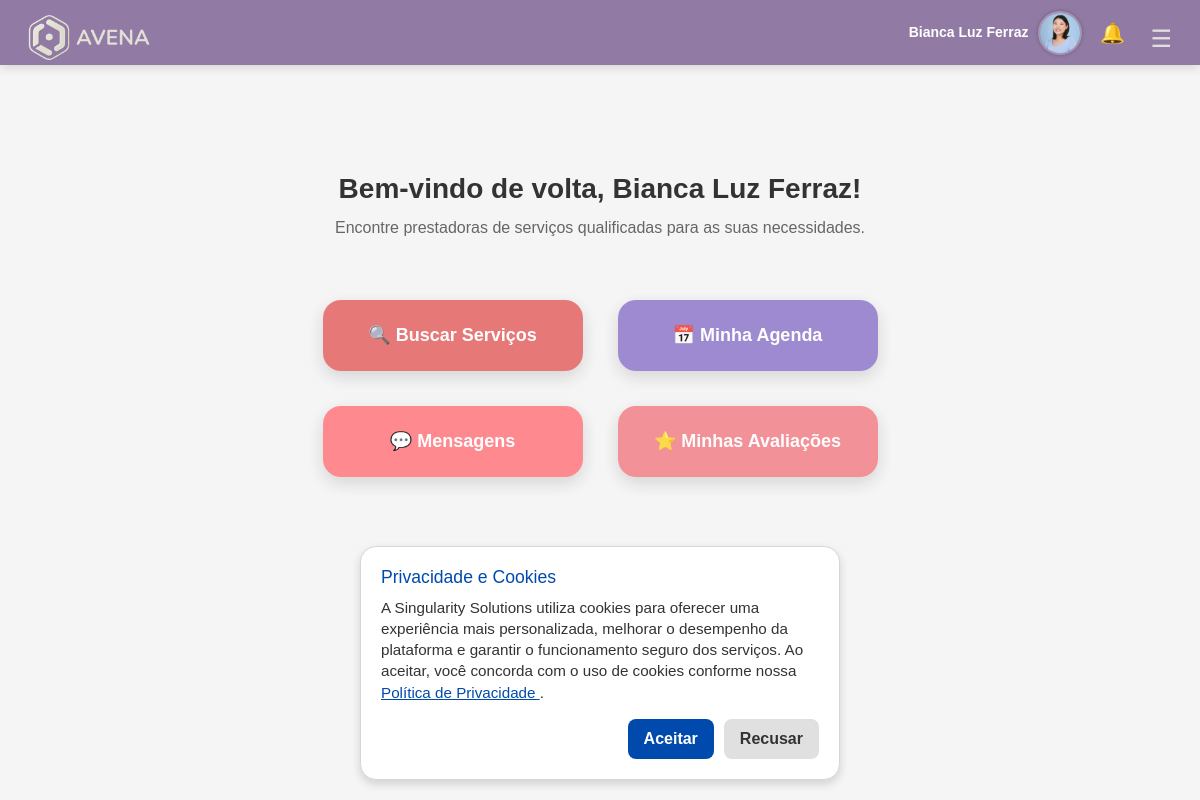
Screenshot of /html/bemVindoCliente.php (signed in) with the database file from the repository.
### tables this page shows
CREATE TABLE `prestadora` (
  `id_usuario` int(11) NOT NULL,
  `nome` varchar(100) NOT NULL,
  `email` varchar(320) NOT NULL,
  `senha` varchar(255) NOT NULL,
  `criado_em` timestamp NOT NULL DEFAULT CURRENT_TIMESTAMP ON UPDATE CURRENT_TIMESTAMP,
  `imgperfil` varchar(255) DEFAULT NULL,
  `banner1` varchar(255) DEFAULT NULL,
  `banner2` varchar(255) DEFAULT NULL,
  `banner3` varchar(255) DEFAULT NULL,
  `empresa_nome` varchar(100) DEFAULT NULL,
  `empresa_telefone` varchar(20) DEFAULT NULL,
  `empresa_email` varchar(100) DEFAULT NULL,
  `empresa_localizacao` varchar(150) DEFAULT NULL,
  `empresa_facebook` varchar(150) DEFAULT NULL,
  `empresa_instagram` varchar(150) DEFAULT NULL,
  `empresa_biografia` text,
  `empresa_servicos` text,
  `passou_cadastro` tinyint(1) DEFAULT '0'
);

### html/bemVindoCliente.php (the view, shortened to what this page needs)
<?php
include_once('../php/conexao.php');
$nome = 'Usuário';
$id_usuario = null;
$tipoSess = null;
if (!empty($_SESSION['cliente']['id_usuario'])) {
  $id_usuario = (int)$_SESSION['cliente']['id_usuario'];
  $tipoSess = 'cliente';
} elseif (!empty($_SESSION['prestadora']['id_usuario'])) {
  $id_usuario = (int)$_SESSION['prestadora']['id_usuario'];
  $tipoSess = ($_SESSION['tipo'] ?? 'profissional');
} elseif (!empty($_SESSION['id_usuario'])) {
  $id_usuario = (int)$_SESSION['id_usuario'];
  $tipoSess = $_SESSION['tipo'] ?? null;
}
if (!empty($_SESSION['nome'])) {
  $nome = $_SESSION['nome'];
} elseif (!empty($_SESSION['cliente']['nome'])) {
  $nome = $_SESSION['cliente']['nome'];
} elseif (!empty($_SESSION['prestadora']['nome'])) {
  $nome = $_SESSION['prestadora']['nome'];
}
if ($id_usuario && $tipoSess === 'cliente') {
  $stmt = $conexao->prepare('SELECT nome, imgperfil FROM cliente WHERE id_usuario = ? LIMIT 1');
  if ($stmt) {
    $stmt->bind_param('i', $id_usuario);
    if ($stmt->execute()) {
      $res = $stmt->get_result();
      if ($res && $res->num_rows) {
        $row = $res->fetch_assoc();
        if (!empty($row['nome'])) $nome = $row['nome'];
        if (!empty($row['imgperfil'])) $img = $row['imgperfil'];
      }
    }
    $stmt->close();
  }
} elseif ($id_usuario && $tipoSess === 'profissional') {
  $stmt = $conexao->prepare('SELECT nome, imgperfil FROM prestadora WHERE id_usuario = ? LIMIT 1');
  if ($stmt) {
    $stmt->bind_param('i', $id_usuario);
    if ($stmt->execute()) {
      $res = $stmt->get_result();
      if ($res && $res->num_rows) {
        $row = $res->fetch_assoc();
        if (!empty($row['nome'])) $nome = $row['nome'];
      }
    }
  }
}
?>
<!DOCTYPE html>
<html lang="pt-br">
<head>
  <link href="https://cdn.jsdelivr.net/npm/bootstrap@5.3.7/dist/css/bootstrap.min.css" rel="stylesheet"
>
  <link rel="stylesheet" href="../css/Login.css">
  <link rel="stylesheet" href="../css/bemVindoCliente.css">
  <link rel="stylesheet" href="../css/header_nav.css">
  <link rel="stylesheet" href="../public/chat-badge.css">
</head>
<body class="fixed-header-page">
  <?php $renderNotifications = true; include_once(__DIR__ . '/../php/header_nav.php'); ?>
  <div id="cookie-banner" class="cookie-banner">
    <div class="cookie-content">
      <h4>Privacidade e Cookies</h4>
      <p>
        A Singularity Solutions utiliza cookies para oferecer uma experiência mais personalizada,
        melhorar o desempenho da plataforma e garantir o funcionamento seguro dos serviços.
        Ao aceitar, você concorda com o uso de cookies conforme nossa
        <a href="..\img\AVENA - Termos de Uso e Política de Privacidade.pdf" target="_blank">
          Política de Privacidade
        </a>.
      </p>
      <div class="cookie-buttons">
        <button id="accept-cookies" class="cookie-btn accept">Aceitar</button>
        <button id="decline-cookies" class="cookie-btn decline">Recusar</button>
      </div>
    </div>
  </div>
  <main class="conteudo">
    <div class="container">
      <h2>Bem-vindo de volta, <?php echo $nome; ?>!</h2>
      <p>Encontre prestadoras de serviços qualificadas para as suas necessidades.</p>
      <div class="botoes">
        <a href="busca.php" class="btn buscar">🔍 Buscar Serviços</a>
        <a href="agendaCliente.php" class="btn agenda">📅 Minha Agenda</a>
        <a href="chat.php" class="btn mensagens" id="bv-cliente-mensagens">💬 Mensagens</a>
        <a href="avaliarLista.php" class="btn avaliacoes">⭐ Minhas Avaliações</a>
      </div>
    </div>
  </main>
</body>
</html>

### php/header_nav.php (shortened to what this page needs)
<?php
include_once(__DIR__ . '/conexao.php');
function obterPerfilHeader($conexao) {
  $perfil = ['nome'=>null,'imgperfil'=>null];
  $id = null; $tabela = null;
  $tipoSess = $_SESSION['tipo'] ?? null;
  if ($tipoSess === 'cliente') {
    if (!empty($_SESSION['cliente']['id_usuario'])) { $id = (int)$_SESSION['cliente']['id_usuario']; }
    elseif (!empty($_SESSION['id_usuario'])) { $id = (int)$_SESSION['id_usuario']; }
    $tabela = 'cliente';
  } elseif ($tipoSess === 'profissional') {
    if (!empty($_SESSION['prestadora']['id_usuario'])) { $id = (int)$_SESSION['prestadora']['id_usuario']; }
    elseif (!empty($_SESSION['id_usuario'])) { $id = (int)$_SESSION['id_usuario']; }
    $tabela = 'prestadora';
  }
  $hasImg = false;
  $colRes = $conexao->query("SHOW COLUMNS FROM $tabela LIKE 'imgperfil'");
  if ($colRes && $colRes->num_rows) { $hasImg = true; }
  $select = $hasImg ? "SELECT nome, imgperfil FROM $tabela WHERE id_usuario = ? LIMIT 1" : "SELECT nome FROM $tabela WHERE id_usuario = ? LIMIT 1";
  $stmt = $conexao->prepare($select);
  if ($stmt) {
    $stmt->bind_param('i',$id);
    if ($stmt->execute()) {
      $r = $stmt->get_result();
      if ($r && $r->num_rows) {
        $dados = $r->fetch_assoc();
        $perfil['nome'] = $dados['nome'] ?? null;
        if ($hasImg) { $perfil['imgperfil'] = $dados['imgperfil'] ?? null; }
      }
    }
  }
  return $perfil;
}
$perfilHeader = obterPerfilHeader($conexao);
?>
<header class="global-header">
  <link rel="stylesheet" href="../public/chat-badge.css" />
  <div class="logo">
    <a href="../html/Pagina_Inicial.html"><img src="../img/logoAvena.png" alt="Logo Avena"></a>
  </div>
  <div class="menu-cluster">
    <?php if(!empty($perfilHeader['nome'])) { ?>
          <div class="perfil-area">
        <span class="nome"><?= htmlspecialchars($perfilHeader['nome']) ?></span>
        <?php $srcImg = (!empty($perfilHeader['imgperfil'])) ? $perfilHeader['imgperfil'] : '../img/SemFoto.jpg'; ?>
        <a href="../html/EdicaoPerfilGeral.php" class="perfil-link" title="Editar Perfil">
          <img src="<?= htmlspecialchars($srcImg) ?>" alt="Perfil" class="perfil-foto" style="cursor:pointer;">
        </a>
      </div>
    <?php } else { ?>
      <a href="../html/login.php" class="btn-entrar" id="btn-entrar">ENTRAR</a>
    <?php } ?>
    <?php
      if ($renderNotifications) {
    ?>
      <div class="notificacoes-container" style="position:relative; margin-right:8px;">
        <button id="btn-notificacoes-global" class="notif-btn" title="Notificações">🔔
        </button>
      </div>
    <?php } ?>
    <button class="menu-icon" id="menu-btn">&#9776;</button>
  </div>
</header>

### css/Login.css (style rules this page uses)
* { z-index: 0; margin: 0; padding: 0; box-sizing: border-box; font-family: "Mulish", sans-serif; }
body { background: #f5f5f5; color: #545454; padding-top: 70px; }
header { position: fixed; top: 0; left: 0; width: 100%; background: #917ba4; padding: 10px 40px; z-index: 1; height: 65px; }
.logo img { cursor: pointer; height: 35px; margin-top: 10px; }
.menu-icon { background: #ffffff00; border: none; font-size: 1.5em; color: rgb(227, 222, 222); cursor: pointer; height: 25px; margin-top: 8px; }
.cookie-banner { position: fixed; bottom: 20px; left: 20px; right: 20px; background-color: #ffffff; border: 1px solid #cfd8dc; box-shadow: 0 4px 10px rgba(0,0,0,0.15); border-radius: 16px; padding: 20px; z-index: 9999; max-width: 480px; margin: auto; font-family: 'Poppins', sans-serif; display: none; animation: fadeIn 0.5s ease-in-out; }
.cookie-content h4 { color: #004aad; margin-bottom: 8px; font-size: 1.1rem; }
.cookie-content p { color: #333; font-size: 0.95rem; line-height: 1.4; }
.cookie-content a { color: #004aad; text-decoration: underline; }
.cookie-buttons { margin-top: 12px; display: flex; gap: 10px; justify-content: flex-end; }
.cookie-btn { border: none; border-radius: 8px; padding: 8px 16px; cursor: pointer; font-weight: 600; transition: 0.3s; }
.cookie-btn.accept { background-color: #004aad; color: #fff; }
.cookie-btn.decline { background-color: #e0e0e0; color: #333; }

### css/bemVindoCliente.css (style rules this page uses)
* { margin: 0; padding: 0; box-sizing: border-box; font-family: "Mulish", sans-serif; }
body { color: #545454; padding-top: 70px; }
header { position: fixed; top: 0; left: 0; width: 100%; background: #917ba4; height: 65px; padding: 10px 40px; box-shadow: 0 2px 10px rgba(0,0,0,0.1); z-index: 1; }
.logo img { height: 35px; cursor: pointer; }
.perfil-area { display: flex; align-items: center; gap: 15px; }
.nome { font-weight: 600; color: #fff; }
.perfil-foto { width: 38px; height: 38px; border-radius: 50%; border: 2px solid #fff; object-fit: cover; }
.menu-icon { transform: translateY(-30%); margin-top: 10%; background: none; border: none; font-size: 1.6em; color: #f5f5f5; cursor: pointer; }
.conteudo { text-align: center; padding: 100px 20px; }
.conteudo h2 { font-size: 28px; color: #333; font-weight: bold; margin-bottom: 10px; }
.conteudo p { color: #666; margin-bottom: 60px; font-size: 16px; }
.botoes { display: grid; grid-template-columns: repeat(2, 260px); justify-content: center; gap: 35px; }
.btn { border: none; border-radius: 18px; padding: 22px 0; font-weight: 700; font-size: 18px; cursor: pointer; color: white; box-shadow: 0 6px 18px rgba(0,0,0,0.15); transition: all 0.3s ease; opacity: 0.9; }
.buscar { background: rgba(228, 92, 92, 0.9); }
.agenda { background: rgba(139, 115, 201, 0.9); }
.mensagens { background: #ff7f86; position: relative; }
.avaliacoes { background: rgba(243, 123, 131, 0.9); }
.cookie-banner { position: fixed; bottom: 20px; left: 20px; right: 20px; background-color: #ffffff; border: 1px solid #cfd8dc; box-shadow: 0 4px 10px rgba(0,0,0,0.15); border-radius: 16px; padding: 20px; z-index: 9999; max-width: 480px; margin: auto; font-family: 'Mulish', sans-serif; display: none; animation: fadeIn 0.5s ease-in-out; }
.cookie-content h4 { color: #004aad; margin-bottom: 8px; font-size: 1.1rem; }
.cookie-content p { color: #333; font-size: 0.95rem; line-height: 1.4; }
.cookie-content a { color: #004aad; text-decoration: underline; }
.cookie-buttons { margin-top: 12px; display: flex; gap: 10px; justify-content: flex-end; }
.cookie-btn { border: none; border-radius: 8px; padding: 8px 16px; cursor: pointer; font-weight: 600; transition: 0.3s; }
.cookie-btn.accept { background-color: #004aad; color: #fff; }
.cookie-btn.decline { background-color: #e0e0e0; color: #333; }
.notificacoes-container { position: relative; margin-right: 15px; }
.notif-btn { background: none; border: none; font-size: 22px; cursor: pointer; position: relative; }

### rows the page displays
prestadora: nome "Bianca Luz Ferraz", imgperfil (picture)
